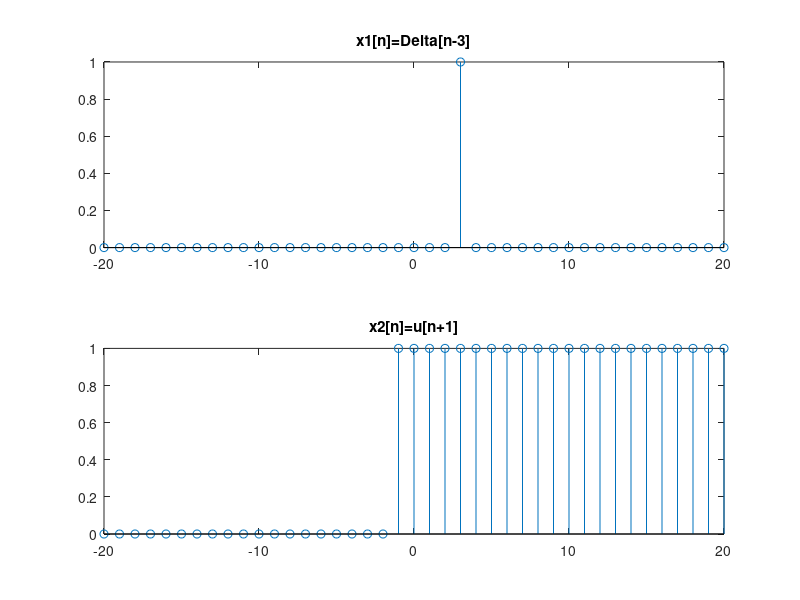
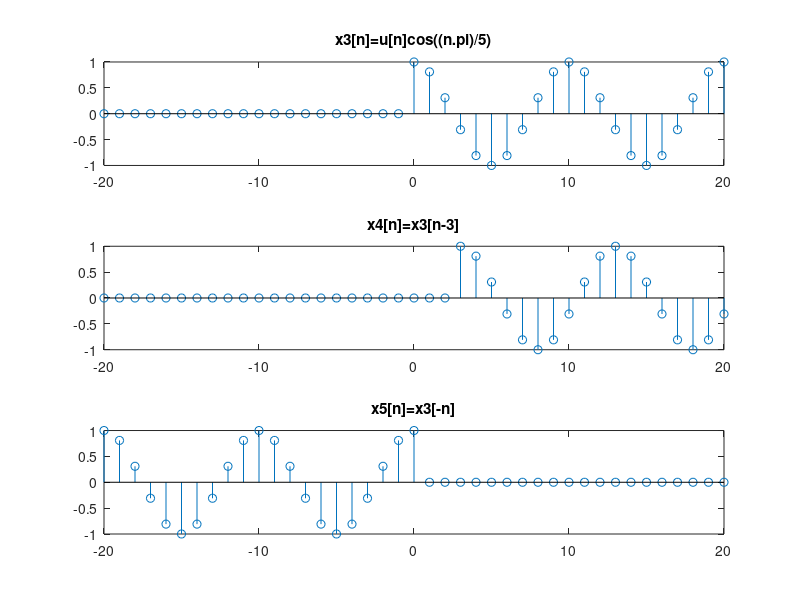
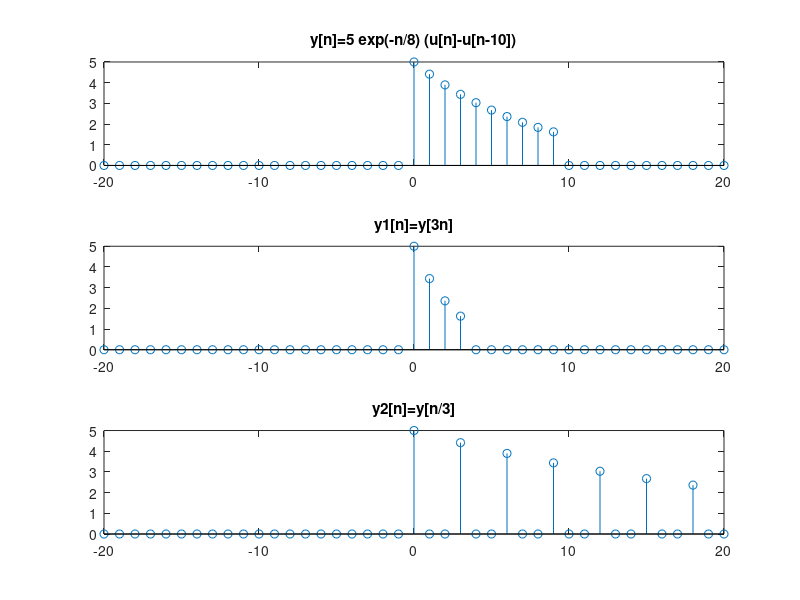
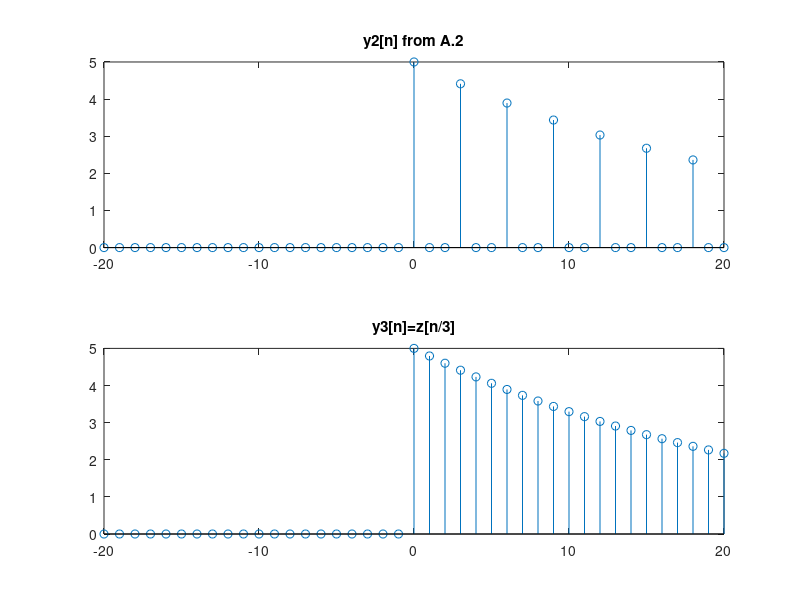

These figures' MATLAB source, in order:
% Reza Aablue
% 500966944
% Section 05

%Problem A.1
n = [-20:20]; % Create a discrete range of n values, from -20 up to 20 with increments of 1.

impulseFunction = @(n) (n==0) * 1.0 .* (mod(n,1)==0); % Define impulse function (delta[n]).
x1ofn = impulseFunction (n-3); % x1 [n] = delta [n-3]

unitStepFunction = @(n) (n>=0) * 1.0 .* (mod(n,1)==0); % Define unit step function (u[n]).
x2ofn = unitStepFunction (n+1); % x2 [n] = u [n+1]

xofn = @(n) unitStepFunction(n) .* cos((n.*pi)/5); % Define assignmed x[n] function.
x3ofn = xofn (n); % Labelling of x[n] function.
shift = @(n) xofn (n-3); % Define the fourth function.
x4ofn = shift (n);
reflect = @(n) xofn (-n); % Define fifth function.
x5ofn = reflect (n);

figure (1); % Contains x1[n] and x2[n] functions.
subplot (2,1,1);
stem(n,x1ofn); % Plot x1[n] function.
title("x1[n]=Delta[n-3]");
subplot (2,1,2);
stem(n,x2ofn); % Plot x1[n] function.
title("x2[n]=u[n+1]");

figure (2); % Contains x3[n], x4[n], and x5[n] functions.
subplot (3,1,1);
stem(n,x3ofn); % Plot x3[n] function.
title("x3[n]=u[n]cos((n.pi)/5)");
subplot (3,1,2);
stem(n,x4ofn); % Plot x4[n] function.
title("x4[n]=x3[n-3]");
subplot (3,1,3);
stem(n,x5ofn); % Plot x5[n] function.
title("x5[n]=x3[-n]");

% Problem A.2
y = @(n) 5*exp(-n/8).*(unitStepFunction (n) - unitStepFunction (n-10)); % Define y[n] function.
yofn = y(n);

y1 = @(n) y(3.*n);
y1ofn = y1(n);

y2 = @(n) y(n/3);
y2ofn = y2(n);

figure (3); % Contains y[n], y1[n], and y2[n] functions.
subplot (3,1,1);
stem(n,yofn); % Plot y[n] function.
title("y[n]=5 exp(-n/8) (u[n]-u[n-10])");
subplot (3,1,2);
stem(n,y1ofn); % Plot y1[n] function.
title("y1[n]=y[3n]");
subplot (3,1,3);
stem(n,y2ofn); % Plot y2[n] function.
title("y2[n]=y[n/3]");

% Problem A.3

% Comparing yofn plot and y3(t) signals.
unitStepFunction2 = @(n) (n>=0) * 1.0;
z = @(n) 5*exp(-n/8).*(unitStepFunction2 (n) - unitStepFunction2 (n-10));
y3 = @(n) z(n/3) .* (mod(n,1)==0);
n=[-20:1:20];

figure(4);
subplot (2,1,1);
stem(n,y2ofn); % Plot y[n] function.
title("y2[n] from A.2");
subplot (2,1,2);
stem(n,y3(n)); % Plot y3[n] function.
title("y3[n]=z[n/3]");